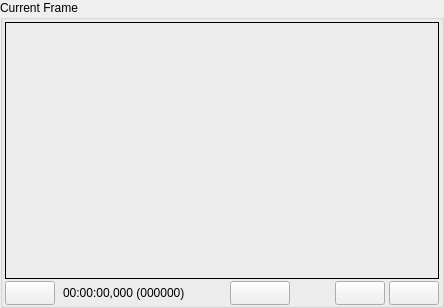
<?xml version="1.0" encoding="UTF-8"?>
<ui version="4.0">
 <class>TTCurrentFrameWidget</class>
 <widget class="QWidget" name="TTCurrentFrameWidget">
  <property name="geometry">
   <rect>
    <x>0</x>
    <y>0</y>
    <width>444</width>
    <height>308</height>
   </rect>
  </property>
  <property name="sizePolicy">
   <sizepolicy hsizetype="Preferred" vsizetype="Preferred">
    <horstretch>2</horstretch>
    <verstretch>8</verstretch>
   </sizepolicy>
  </property>
  <property name="minimumSize">
   <size>
    <width>280</width>
    <height>260</height>
   </size>
  </property>
  <property name="sizeIncrement">
   <size>
    <width>0</width>
    <height>0</height>
   </size>
  </property>
  <property name="windowTitle">
   <string>Form</string>
  </property>
  <layout class="QGridLayout">
   <property name="margin">
    <number>0</number>
   </property>
   <property name="spacing">
    <number>0</number>
   </property>
   <item row="0" column="0">
    <widget class="QGroupBox" name="gbCurrentFrame">
     <property name="sizePolicy">
      <sizepolicy hsizetype="Preferred" vsizetype="Preferred">
       <horstretch>0</horstretch>
       <verstretch>0</verstretch>
      </sizepolicy>
     </property>
     <property name="sizeIncrement">
      <size>
       <width>0</width>
       <height>0</height>
      </size>
     </property>
     <property name="title">
      <string>Current Frame</string>
     </property>
     <layout class="QGridLayout" name="gridLayout">
      <property name="leftMargin">
       <number>2</number>
      </property>
      <property name="topMargin">
       <number>2</number>
      </property>
      <property name="rightMargin">
       <number>2</number>
      </property>
      <property name="bottomMargin">
       <number>0</number>
      </property>
      <property name="spacing">
       <number>2</number>
      </property>
      <item row="0" column="0">
       <widget class="TTMPEG2Window2" name="mpegWindow">
        <property name="sizePolicy">
         <sizepolicy hsizetype="Preferred" vsizetype="Preferred">
          <horstretch>2</horstretch>
          <verstretch>2</verstretch>
         </sizepolicy>
        </property>
        <property name="minimumSize">
         <size>
          <width>100</width>
          <height>100</height>
         </size>
        </property>
        <property name="frameShape">
         <enum>QFrame::Panel</enum>
        </property>
        <property name="frameShadow">
         <enum>QFrame::Plain</enum>
        </property>
       </widget>
      </item>
      <item row="1" column="0">
       <layout class="QHBoxLayout" name="horizontalLayout">
        <property name="spacing">
         <number>4</number>
        </property>
        <property name="sizeConstraint">
         <enum>QLayout::SetFixedSize</enum>
        </property>
        <item>
         <widget class="QPushButton" name="pbPlayVideo">
          <property name="enabled">
           <bool>true</bool>
          </property>
          <property name="sizePolicy">
           <sizepolicy hsizetype="Minimum" vsizetype="Fixed">
            <horstretch>0</horstretch>
            <verstretch>0</verstretch>
           </sizepolicy>
          </property>
          <property name="minimumSize">
           <size>
            <width>50</width>
            <height>24</height>
           </size>
          </property>
          <property name="maximumSize">
           <size>
            <width>50</width>
            <height>24</height>
           </size>
          </property>
          <property name="text">
           <string/>
          </property>
          <property name="icon">
           <iconset resource="currentframewidget.qrc">
            <normaloff>:/pixmaps/pixmaps/play_18.xpm</normaloff>:/pixmaps/pixmaps/play_18.xpm</iconset>
          </property>
         </widget>
        </item>
        <item>
         <spacer>
          <property name="orientation">
           <enum>Qt::Horizontal</enum>
          </property>
          <property name="sizeType">
           <enum>QSizePolicy::Minimum</enum>
          </property>
          <property name="sizeHint" stdset="0">
           <size>
            <width>4</width>
            <height>21</height>
           </size>
          </property>
         </spacer>
        </item>
        <item>
         <widget class="QLabel" name="laCurrentPosition">
          <property name="sizePolicy">
           <sizepolicy hsizetype="Preferred" vsizetype="Fixed">
            <horstretch>0</horstretch>
            <verstretch>0</verstretch>
           </sizepolicy>
          </property>
          <property name="minimumSize">
           <size>
            <width>0</width>
            <height>24</height>
           </size>
          </property>
          <property name="maximumSize">
           <size>
            <width>16777215</width>
            <height>24</height>
           </size>
          </property>
          <property name="text">
           <string>00:00:00,000 (000000)</string>
          </property>
         </widget>
        </item>
        <item>
         <spacer name="horizontalSpacer">
          <property name="orientation">
           <enum>Qt::Horizontal</enum>
          </property>
          <property name="sizeHint" stdset="0">
           <size>
            <width>2</width>
            <height>20</height>
           </size>
          </property>
         </spacer>
        </item>
        <item>
         <widget class="QPushButton" name="pbSetMarker">
          <property name="minimumSize">
           <size>
            <width>60</width>
            <height>24</height>
           </size>
          </property>
          <property name="maximumSize">
           <size>
            <width>100</width>
            <height>24</height>
           </size>
          </property>
          <property name="text">
           <string comment="Add current position to marker list"/>
          </property>
          <property name="icon">
           <iconset resource="currentframewidget.qrc">
            <normaloff>:/pixmaps/pixmaps/note_18.xpm</normaloff>:/pixmaps/pixmaps/note_18.xpm</iconset>
          </property>
          <property name="iconSize">
           <size>
            <width>18</width>
            <height>18</height>
           </size>
          </property>
         </widget>
        </item>
        <item>
         <spacer name="horizontalSpacer_2">
          <property name="orientation">
           <enum>Qt::Horizontal</enum>
          </property>
          <property name="sizeHint" stdset="0">
           <size>
            <width>6</width>
            <height>20</height>
           </size>
          </property>
         </spacer>
        </item>
        <item>
         <widget class="QPushButton" name="pbPrevFrame">
          <property name="minimumSize">
           <size>
            <width>50</width>
            <height>24</height>
           </size>
          </property>
          <property name="maximumSize">
           <size>
            <width>32</width>
            <height>24</height>
           </size>
          </property>
          <property name="text">
           <string comment="Go to previous frame"/>
          </property>
          <property name="icon">
           <iconset resource="currentframewidget.qrc">
            <normaloff>:/pixmaps/pixmaps/goto-prev.png</normaloff>:/pixmaps/pixmaps/goto-prev.png</iconset>
          </property>
          <property name="iconSize">
           <size>
            <width>11</width>
            <height>11</height>
           </size>
          </property>
         </widget>
        </item>
        <item>
         <widget class="QPushButton" name="pbNextFrame">
          <property name="minimumSize">
           <size>
            <width>50</width>
            <height>24</height>
           </size>
          </property>
          <property name="maximumSize">
           <size>
            <width>32</width>
            <height>24</height>
           </size>
          </property>
          <property name="text">
           <string comment="Go to next frame"/>
          </property>
          <property name="icon">
           <iconset resource="currentframewidget.qrc">
            <normaloff>:/pixmaps/pixmaps/goto-next.png</normaloff>:/pixmaps/pixmaps/goto-next.png</iconset>
          </property>
          <property name="iconSize">
           <size>
            <width>11</width>
            <height>11</height>
           </size>
          </property>
         </widget>
        </item>
       </layout>
      </item>
     </layout>
    </widget>
   </item>
  </layout>
 </widget>
 <customwidgets>
  <customwidget>
   <class>TTMPEG2Window2</class>
   <extends>QFrame</extends>
   <header>../mpeg2window/ttmpeg2window2.h</header>
   <container>1</container>
  </customwidget>
 </customwidgets>
 <resources>
  <include location="currentframewidget.qrc"/>
 </resources>
 <connections/>
</ui>
